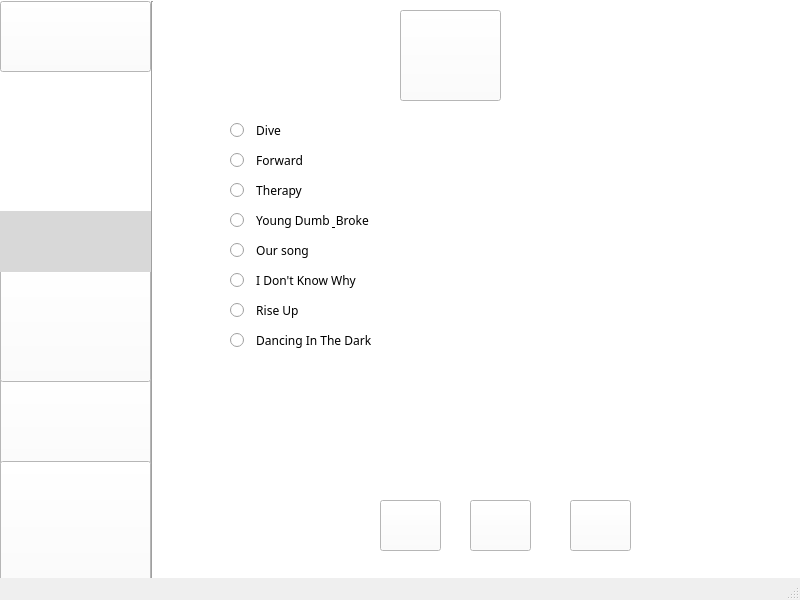
<?xml version="1.0" encoding="UTF-8"?>
<ui version="4.0">
 <class>MainWindow</class>
 <widget class="QMainWindow" name="MainWindow">
  <property name="geometry">
   <rect>
    <x>0</x>
    <y>0</y>
    <width>800</width>
    <height>600</height>
   </rect>
  </property>
  <property name="windowTitle">
   <string>MainWindow</string>
  </property>
  <widget class="QWidget" name="centralwidget">
   <widget class="QLabel" name="label">
    <property name="geometry">
     <rect>
      <x>0</x>
      <y>211</y>
      <width>151</width>
      <height>61</height>
     </rect>
    </property>
    <property name="font">
     <font>
      <family>Arial Rounded MT Bold</family>
      <pointsize>12</pointsize>
     </font>
    </property>
    <property name="styleSheet">
     <string notr="true">background-color: rgb(216, 216, 216);</string>
    </property>
    <property name="pixmap">
     <pixmap>../../WhatsApp Image 2020-05-10 at 8.41.24 PM (1).jpeg</pixmap>
    </property>
    <property name="scaledContents">
     <bool>true</bool>
    </property>
    <property name="wordWrap">
     <bool>true</bool>
    </property>
    <property name="openExternalLinks">
     <bool>true</bool>
    </property>
   </widget>
   <widget class="QLabel" name="label_3">
    <property name="geometry">
     <rect>
      <x>0</x>
      <y>-9</y>
      <width>801</width>
      <height>601</height>
     </rect>
    </property>
    <property name="styleSheet">
     <string notr="true">background-color: rgb(255, 255, 255);</string>
    </property>
    <property name="text">
     <string/>
    </property>
    <property name="pixmap">
     <pixmap>../../bg.jpeg</pixmap>
    </property>
    <property name="scaledContents">
     <bool>true</bool>
    </property>
   </widget>
   <widget class="QLabel" name="label_5">
    <property name="geometry">
     <rect>
      <x>0</x>
      <y>0</y>
      <width>151</width>
      <height>581</height>
     </rect>
    </property>
    <property name="styleSheet">
     <string notr="true">background-color: rgb(255, 255, 255);</string>
    </property>
    <property name="text">
     <string/>
    </property>
   </widget>
   <widget class="QPushButton" name="pushButton_5">
    <property name="geometry">
     <rect>
      <x>0</x>
      <y>371</y>
      <width>151</width>
      <height>111</height>
     </rect>
    </property>
    <property name="font">
     <font>
      <family>Arial Rounded MT Bold</family>
      <pointsize>11</pointsize>
     </font>
    </property>
    <property name="styleSheet">
     <string notr="true">background-color: rgb(255, 255, 255);</string>
    </property>
    <property name="text">
     <string/>
    </property>
    <property name="icon">
     <iconset>
      <normaloff>../../WhatsApp Image 2020-05-10 at 8.41.26 PM.jpeg</normaloff>../../WhatsApp Image 2020-05-10 at 8.41.26 PM.jpeg</iconset>
    </property>
    <property name="iconSize">
     <size>
      <width>200</width>
      <height>106</height>
     </size>
    </property>
   </widget>
   <widget class="QPushButton" name="pushButton_2">
    <property name="geometry">
     <rect>
      <x>0</x>
      <y>71</y>
      <width>151</width>
      <height>71</height>
     </rect>
    </property>
    <property name="mouseTracking">
     <bool>false</bool>
    </property>
    <property name="styleSheet">
     <string notr="true">background-color: rgb(85, 170, 255);</string>
    </property>
    <property name="text">
     <string/>
    </property>
    <property name="icon">
     <iconset>
      <normaloff>../../WhatsApp Image 2020-05-10 at 8.41.22 PM.jpeg</normaloff>../../WhatsApp Image 2020-05-10 at 8.41.22 PM.jpeg</iconset>
    </property>
    <property name="iconSize">
     <size>
      <width>150</width>
      <height>78</height>
     </size>
    </property>
    <property name="checkable">
     <bool>false</bool>
    </property>
    <property name="autoDefault">
     <bool>true</bool>
    </property>
    <property name="default">
     <bool>true</bool>
    </property>
    <property name="flat">
     <bool>true</bool>
    </property>
   </widget>
   <widget class="Line" name="line">
    <property name="geometry">
     <rect>
      <x>132</x>
      <y>1</y>
      <width>41</width>
      <height>591</height>
     </rect>
    </property>
    <property name="orientation">
     <enum>Qt::Vertical</enum>
    </property>
   </widget>
   <widget class="QPushButton" name="pushButton_6">
    <property name="geometry">
     <rect>
      <x>0</x>
      <y>461</y>
      <width>151</width>
      <height>131</height>
     </rect>
    </property>
    <property name="font">
     <font>
      <family>Arial Rounded MT Bold</family>
      <pointsize>11</pointsize>
     </font>
    </property>
    <property name="styleSheet">
     <string notr="true">background-color: rgb(255, 255, 255);</string>
    </property>
    <property name="text">
     <string/>
    </property>
    <property name="icon">
     <iconset>
      <normaloff>../../cy.jpeg</normaloff>../../cy.jpeg</iconset>
    </property>
    <property name="iconSize">
     <size>
      <width>220</width>
      <height>113</height>
     </size>
    </property>
   </widget>
   <widget class="QPushButton" name="pushButton_8">
    <property name="geometry">
     <rect>
      <x>0</x>
      <y>141</y>
      <width>151</width>
      <height>71</height>
     </rect>
    </property>
    <property name="font">
     <font>
      <pointsize>11</pointsize>
     </font>
    </property>
    <property name="text">
     <string/>
    </property>
    <property name="icon">
     <iconset>
      <normaloff>../../settings.jpeg</normaloff>../../settings.jpeg</iconset>
    </property>
    <property name="iconSize">
     <size>
      <width>150</width>
      <height>78</height>
     </size>
    </property>
    <property name="autoDefault">
     <bool>true</bool>
    </property>
    <property name="default">
     <bool>true</bool>
    </property>
    <property name="flat">
     <bool>true</bool>
    </property>
   </widget>
   <widget class="QPushButton" name="pushButton">
    <property name="geometry">
     <rect>
      <x>0</x>
      <y>1</y>
      <width>151</width>
      <height>71</height>
     </rect>
    </property>
    <property name="styleSheet">
     <string notr="true">background-color: rgb(255, 255, 255);</string>
    </property>
    <property name="text">
     <string/>
    </property>
    <property name="icon">
     <iconset>
      <normaloff>../../h.jpeg</normaloff>../../h.jpeg</iconset>
    </property>
    <property name="iconSize">
     <size>
      <width>150</width>
      <height>78</height>
     </size>
    </property>
    <property name="autoDefault">
     <bool>true</bool>
    </property>
    <property name="default">
     <bool>false</bool>
    </property>
   </widget>
   <widget class="QPushButton" name="pushButton_3">
    <property name="geometry">
     <rect>
      <x>0</x>
      <y>261</y>
      <width>151</width>
      <height>121</height>
     </rect>
    </property>
    <property name="font">
     <font>
      <family>Arial Rounded MT Bold</family>
      <pointsize>10</pointsize>
     </font>
    </property>
    <property name="styleSheet">
     <string notr="true">background-color: rgb(255, 255, 255);</string>
    </property>
    <property name="text">
     <string/>
    </property>
    <property name="icon">
     <iconset>
      <normaloff>../../WhatsApp Image 2020-05-10 at 8.41.23 PM (1).jpeg</normaloff>../../WhatsApp Image 2020-05-10 at 8.41.23 PM (1).jpeg</iconset>
    </property>
    <property name="iconSize">
     <size>
      <width>215</width>
      <height>106</height>
     </size>
    </property>
   </widget>
   <widget class="QRadioButton" name="radioButton_5">
    <property name="geometry">
     <rect>
      <x>230</x>
      <y>330</y>
      <width>361</width>
      <height>21</height>
     </rect>
    </property>
    <property name="font">
     <font>
      <family>Arial Rounded MT Bold</family>
      <pointsize>9</pointsize>
     </font>
    </property>
    <property name="text">
     <string>  Dancing In The Dark</string>
    </property>
   </widget>
   <widget class="QRadioButton" name="radioButton_12">
    <property name="geometry">
     <rect>
      <x>230</x>
      <y>120</y>
      <width>361</width>
      <height>21</height>
     </rect>
    </property>
    <property name="font">
     <font>
      <family>Arial Rounded MT Bold</family>
      <pointsize>9</pointsize>
     </font>
    </property>
    <property name="text">
     <string>  Dive</string>
    </property>
   </widget>
   <widget class="QPushButton" name="pushButton_4">
    <property name="geometry">
     <rect>
      <x>380</x>
      <y>500</y>
      <width>61</width>
      <height>51</height>
     </rect>
    </property>
    <property name="styleSheet">
     <string notr="true">background-color: rgb(255, 255, 255);</string>
    </property>
    <property name="text">
     <string/>
    </property>
    <property name="icon">
     <iconset>
      <normaloff>../../play.jpeg</normaloff>../../play.jpeg</iconset>
    </property>
    <property name="iconSize">
     <size>
      <width>50</width>
      <height>50</height>
     </size>
    </property>
   </widget>
   <widget class="QRadioButton" name="radioButton_4">
    <property name="geometry">
     <rect>
      <x>230</x>
      <y>300</y>
      <width>361</width>
      <height>21</height>
     </rect>
    </property>
    <property name="font">
     <font>
      <family>Arial Rounded MT Bold</family>
      <pointsize>9</pointsize>
     </font>
    </property>
    <property name="text">
     <string>  Rise Up</string>
    </property>
   </widget>
   <widget class="QPushButton" name="pushButton_7">
    <property name="geometry">
     <rect>
      <x>470</x>
      <y>500</y>
      <width>61</width>
      <height>51</height>
     </rect>
    </property>
    <property name="styleSheet">
     <string notr="true">background-color: rgb(255, 255, 255);</string>
    </property>
    <property name="text">
     <string/>
    </property>
    <property name="icon">
     <iconset>
      <normaloff>../../pause.jpeg</normaloff>../../pause.jpeg</iconset>
    </property>
    <property name="iconSize">
     <size>
      <width>50</width>
      <height>60</height>
     </size>
    </property>
   </widget>
   <widget class="QRadioButton" name="radioButton_10">
    <property name="geometry">
     <rect>
      <x>230</x>
      <y>180</y>
      <width>361</width>
      <height>21</height>
     </rect>
    </property>
    <property name="font">
     <font>
      <family>Arial Rounded MT Bold</family>
      <pointsize>9</pointsize>
     </font>
    </property>
    <property name="text">
     <string>  Therapy</string>
    </property>
   </widget>
   <widget class="QPushButton" name="pushButton_14">
    <property name="geometry">
     <rect>
      <x>400</x>
      <y>10</y>
      <width>101</width>
      <height>91</height>
     </rect>
    </property>
    <property name="font">
     <font>
      <family>Arial Rounded MT Bold</family>
      <pointsize>16</pointsize>
     </font>
    </property>
    <property name="styleSheet">
     <string notr="true">background-color: rgb(255, 255, 255);</string>
    </property>
    <property name="text">
     <string/>
    </property>
    <property name="icon">
     <iconset>
      <normaloff>../../sad.jpeg</normaloff>../../sad.jpeg</iconset>
    </property>
    <property name="iconSize">
     <size>
      <width>150</width>
      <height>60</height>
     </size>
    </property>
   </widget>
   <widget class="QRadioButton" name="radioButton">
    <property name="geometry">
     <rect>
      <x>230</x>
      <y>210</y>
      <width>361</width>
      <height>21</height>
     </rect>
    </property>
    <property name="font">
     <font>
      <family>Arial Rounded MT Bold</family>
      <pointsize>9</pointsize>
     </font>
    </property>
    <property name="text">
     <string>  Young Dumb &amp; Broke</string>
    </property>
   </widget>
   <widget class="QLabel" name="label_2">
    <property name="geometry">
     <rect>
      <x>180</x>
      <y>110</y>
      <width>591</width>
      <height>371</height>
     </rect>
    </property>
    <property name="styleSheet">
     <string notr="true">background-color: rgb(43, 86, 129);
background-color: rgb(255, 255, 255);</string>
    </property>
    <property name="text">
     <string/>
    </property>
   </widget>
   <widget class="QRadioButton" name="radioButton_3">
    <property name="geometry">
     <rect>
      <x>230</x>
      <y>270</y>
      <width>361</width>
      <height>21</height>
     </rect>
    </property>
    <property name="font">
     <font>
      <family>Arial Rounded MT Bold</family>
      <pointsize>9</pointsize>
     </font>
    </property>
    <property name="text">
     <string>  I Don't Know Why</string>
    </property>
   </widget>
   <widget class="QRadioButton" name="radioButton_11">
    <property name="geometry">
     <rect>
      <x>230</x>
      <y>150</y>
      <width>361</width>
      <height>21</height>
     </rect>
    </property>
    <property name="font">
     <font>
      <family>Arial Rounded MT Bold</family>
      <pointsize>9</pointsize>
     </font>
    </property>
    <property name="text">
     <string>  Forward</string>
    </property>
   </widget>
   <widget class="QRadioButton" name="radioButton_2">
    <property name="geometry">
     <rect>
      <x>230</x>
      <y>240</y>
      <width>361</width>
      <height>21</height>
     </rect>
    </property>
    <property name="font">
     <font>
      <family>Arial Rounded MT Bold</family>
      <pointsize>9</pointsize>
     </font>
    </property>
    <property name="text">
     <string>  Our song</string>
    </property>
   </widget>
   <widget class="QPushButton" name="pushButton_9">
    <property name="geometry">
     <rect>
      <x>570</x>
      <y>500</y>
      <width>61</width>
      <height>51</height>
     </rect>
    </property>
    <property name="styleSheet">
     <string notr="true">background-color: rgb(255, 255, 255);</string>
    </property>
    <property name="text">
     <string/>
    </property>
    <property name="icon">
     <iconset>
      <normaloff>../../WhatsApp Image 2020-05-10 at 8.41.23 PM.jpeg</normaloff>../../WhatsApp Image 2020-05-10 at 8.41.23 PM.jpeg</iconset>
    </property>
    <property name="iconSize">
     <size>
      <width>50</width>
      <height>60</height>
     </size>
    </property>
   </widget>
   <zorder>label_3</zorder>
   <zorder>label_5</zorder>
   <zorder>label_2</zorder>
   <zorder>pushButton_5</zorder>
   <zorder>pushButton_2</zorder>
   <zorder>line</zorder>
   <zorder>pushButton_6</zorder>
   <zorder>pushButton_8</zorder>
   <zorder>pushButton</zorder>
   <zorder>pushButton_3</zorder>
   <zorder>radioButton_5</zorder>
   <zorder>radioButton_12</zorder>
   <zorder>pushButton_4</zorder>
   <zorder>radioButton_4</zorder>
   <zorder>pushButton_7</zorder>
   <zorder>radioButton_10</zorder>
   <zorder>pushButton_14</zorder>
   <zorder>radioButton</zorder>
   <zorder>radioButton_3</zorder>
   <zorder>radioButton_11</zorder>
   <zorder>radioButton_2</zorder>
   <zorder>pushButton_9</zorder>
   <zorder>label</zorder>
  </widget>
  <widget class="QMenuBar" name="menubar">
   <property name="geometry">
    <rect>
     <x>0</x>
     <y>0</y>
     <width>800</width>
     <height>26</height>
    </rect>
   </property>
  </widget>
  <widget class="QStatusBar" name="statusbar"/>
 </widget>
 <resources/>
 <connections/>
</ui>
